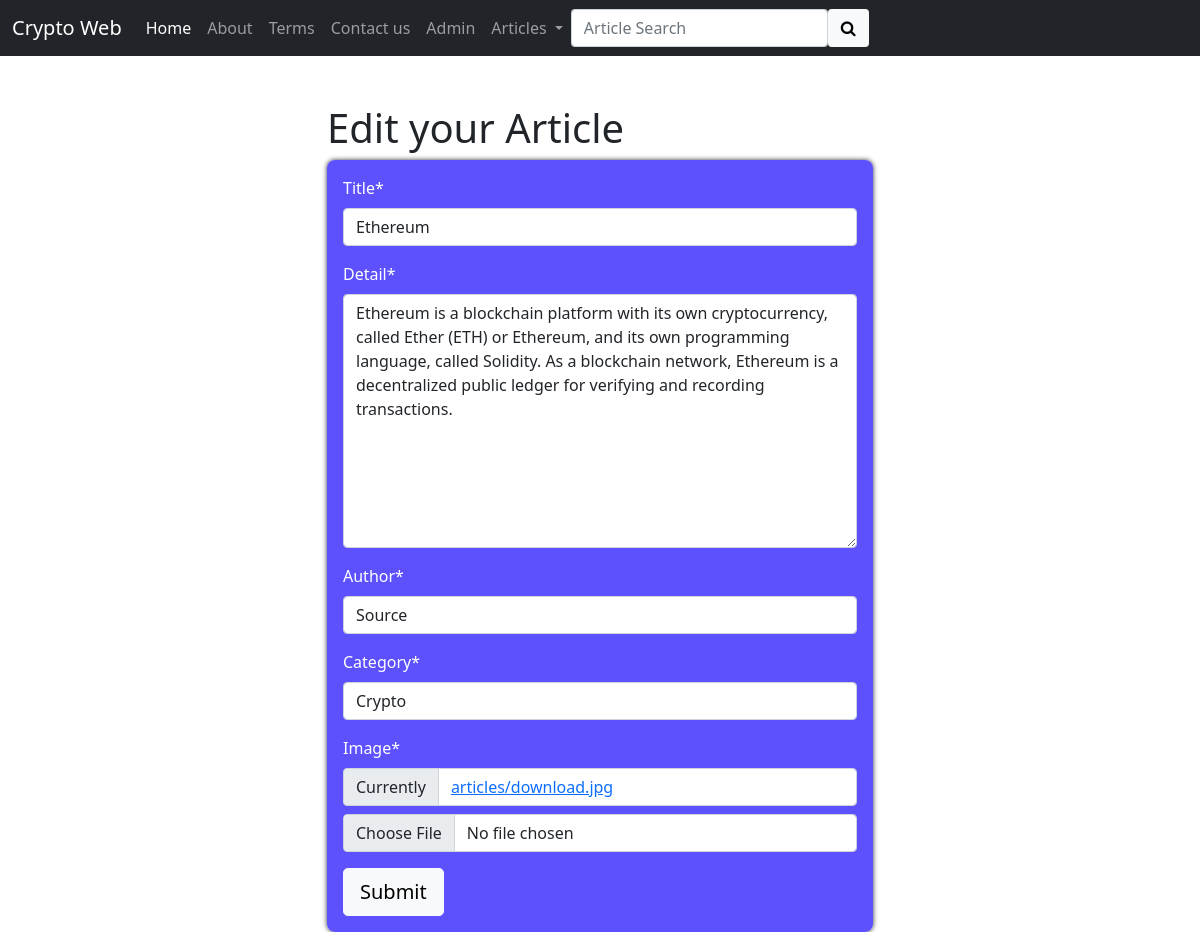
Screenshot of /article/edit/2/ (signed in) with the database file from the repository.
### app/models.py (models this page shows, shortened)
class Article(models.Model):
    title = CharField(max_length=50)
    detail = TextField()
    date = DateTimeField(auto_now=True)
    author = CharField(max_length=25)
    category = CharField(max_length=10)
    image = models.ImageField(upload_to="articles",default="articles/default.jpg")
    class Meta:
        verbose_name = 'Article'
        verbose_name_plural = 'Articles'

### app/views.py (the view)
# urls.py: path('article/edit/<int:id>/',views.article_edit, name="article_edit"),
@login_required
def article_edit(request,id):
    try:
        article = Article.objects.get(id=id)
        if request.method == "POST":
            form = ArticleForm(request.POST,request.FILES,instance=article)
            if form.is_valid():
                form.save()
                messages.success(request,"article updated successfully")
                return redirect("article_detail",id=id)
            else:
                messages.error(request,"article update error")
        else:
            form = ArticleForm(instance=article)
        ctx = {
            'title':"article edit",
            'form':form,
            'id':id,
        }
        return render(request,"article/article_edit.html",ctx)
    except Exception as e:
        print(e)
        return redirect("article_view")

### app/forms.py
class ArticleForm(forms.ModelForm):
    class Meta:
        model = Article
        fields = ('title','detail','author','category','image')

### templates/article/article_edit.html (shortened to what this page needs)
{% extends 'layout/base.html' %}
{% load crispy_forms_tags %}
{% block content %}
<div class="container">
    <div class="row">
        <div class="col-md-6 mx-auto mt-5">
            <h1>Edit your Article</h1>
            <form method="POST" enctype="multipart/form-data" class="form1 text-white">
                {{form|crispy}}
                <button class="btn btn-light btn-lg">Submit</button>
            </form>
        </div>
    </div>
</div>
{% endblock content %}

### templates/article/article_edit.html (style rules this page uses)
.form1 { padding: 1rem; background-color: rgba(71, 58, 253, 0.883); border-radius: .5rem; box-shadow: 0 0 5px #333; }

### rows the page displays
Article: title "Ethereum", detail "Ethereum is a blockchain platform with its own cryptocurrency, called Ether (ETH) or Ethereum, and its own programming language, called Solidity. As a blockchain network, Ethereum is a decentralized public ledger for verifying and recording transactions.", author "Source", category "Crypto"
